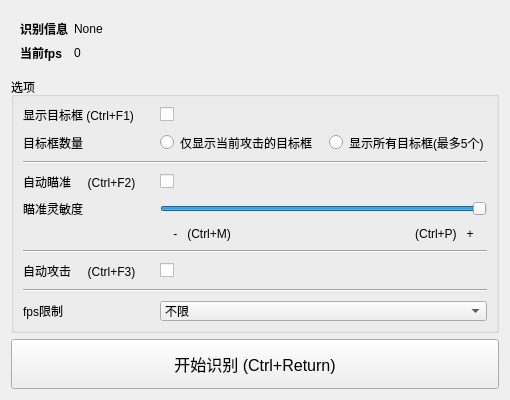
<?xml version="1.0" encoding="UTF-8"?>
<ui version="4.0">
 <class>main</class>
 <widget class="QWidget" name="main">
  <property name="enabled">
   <bool>true</bool>
  </property>
  <property name="geometry">
   <rect>
    <x>0</x>
    <y>0</y>
    <width>510</width>
    <height>400</height>
   </rect>
  </property>
  <property name="sizePolicy">
   <sizepolicy hsizetype="Preferred" vsizetype="Preferred">
    <horstretch>0</horstretch>
    <verstretch>0</verstretch>
   </sizepolicy>
  </property>
  <property name="minimumSize">
   <size>
    <width>510</width>
    <height>400</height>
   </size>
  </property>
  <property name="font">
   <font>
    <family>Arial</family>
   </font>
  </property>
  <property name="windowTitle">
   <string>守望先锋-识别</string>
  </property>
  <layout class="QVBoxLayout" name="verticalLayout">
   <item>
    <widget class="QWidget" name="widget" native="true">
     <layout class="QFormLayout" name="formLayout_2">
      <item row="0" column="0">
       <widget class="QLabel" name="label_3">
        <property name="font">
         <font>
          <family>Arial</family>
          <weight>75</weight>
          <bold>true</bold>
         </font>
        </property>
        <property name="text">
         <string>识别信息</string>
        </property>
       </widget>
      </item>
      <item row="1" column="0">
       <widget class="QLabel" name="label_4">
        <property name="font">
         <font>
          <family>Arial</family>
          <weight>75</weight>
          <bold>true</bold>
         </font>
        </property>
        <property name="text">
         <string>当前fps</string>
        </property>
       </widget>
      </item>
      <item row="0" column="1">
       <widget class="QLabel" name="info">
        <property name="text">
         <string>None</string>
        </property>
       </widget>
      </item>
      <item row="1" column="1">
       <widget class="QLabel" name="current_fps">
        <property name="text">
         <string>0</string>
        </property>
       </widget>
      </item>
     </layout>
    </widget>
   </item>
   <item>
    <widget class="QGroupBox" name="groupBox">
     <property name="sizePolicy">
      <sizepolicy hsizetype="Preferred" vsizetype="Fixed">
       <horstretch>0</horstretch>
       <verstretch>0</verstretch>
      </sizepolicy>
     </property>
     <property name="title">
      <string>选项</string>
     </property>
     <property name="flat">
      <bool>false</bool>
     </property>
     <property name="checkable">
      <bool>false</bool>
     </property>
     <layout class="QGridLayout" name="gridLayout" columnstretch="0,0,0,0" columnminimumwidth="0,0,0,0">
      <property name="horizontalSpacing">
       <number>12</number>
      </property>
      <property name="verticalSpacing">
       <number>9</number>
      </property>
      <item row="0" column="2">
       <widget class="QCheckBox" name="show_border">
        <property name="sizePolicy">
         <sizepolicy hsizetype="Fixed" vsizetype="Fixed">
          <horstretch>0</horstretch>
          <verstretch>0</verstretch>
         </sizepolicy>
        </property>
        <property name="minimumSize">
         <size>
          <width>0</width>
          <height>0</height>
         </size>
        </property>
        <property name="cursor">
         <cursorShape>PointingHandCursor</cursorShape>
        </property>
        <property name="text">
         <string/>
        </property>
        <property name="iconSize">
         <size>
          <width>16</width>
          <height>16</height>
         </size>
        </property>
       </widget>
      </item>
      <item row="8" column="0">
       <widget class="QLabel" name="aim_scale_label">
        <property name="text">
         <string>瞄准灵敏度</string>
        </property>
       </widget>
      </item>
      <item row="1" column="0">
       <widget class="QLabel" name="label_7">
        <property name="text">
         <string>目标框数量</string>
        </property>
       </widget>
      </item>
      <item row="14" column="0">
       <widget class="QLabel" name="label_2">
        <property name="text">
         <string>fps限制</string>
        </property>
       </widget>
      </item>
      <item row="6" column="0">
       <widget class="QLabel" name="label_6">
        <property name="text">
         <string>自动瞄准     (Ctrl+F2)</string>
        </property>
       </widget>
      </item>
      <item row="13" column="0" colspan="4">
       <widget class="Line" name="line_3">
        <property name="orientation">
         <enum>Qt::Horizontal</enum>
        </property>
       </widget>
      </item>
      <item row="8" column="2" colspan="2">
       <widget class="QSlider" name="aim_scale">
        <property name="maximum">
         <number>100</number>
        </property>
        <property name="value">
         <number>100</number>
        </property>
        <property name="tracking">
         <bool>true</bool>
        </property>
        <property name="orientation">
         <enum>Qt::Horizontal</enum>
        </property>
       </widget>
      </item>
      <item row="6" column="2">
       <widget class="QCheckBox" name="auto_aim">
        <property name="sizePolicy">
         <sizepolicy hsizetype="Fixed" vsizetype="Fixed">
          <horstretch>0</horstretch>
          <verstretch>0</verstretch>
         </sizepolicy>
        </property>
        <property name="cursor">
         <cursorShape>PointingHandCursor</cursorShape>
        </property>
        <property name="text">
         <string/>
        </property>
       </widget>
      </item>
      <item row="14" column="2" colspan="2">
       <widget class="QComboBox" name="select_fps">
        <item>
         <property name="text">
          <string>不限</string>
         </property>
        </item>
        <item>
         <property name="text">
          <string>10</string>
         </property>
        </item>
        <item>
         <property name="text">
          <string>20</string>
         </property>
        </item>
        <item>
         <property name="text">
          <string>30</string>
         </property>
        </item>
        <item>
         <property name="text">
          <string>40</string>
         </property>
        </item>
        <item>
         <property name="text">
          <string>50</string>
         </property>
        </item>
        <item>
         <property name="text">
          <string>60</string>
         </property>
        </item>
       </widget>
      </item>
      <item row="12" column="2">
       <widget class="QCheckBox" name="auto_attack">
        <property name="sizePolicy">
         <sizepolicy hsizetype="Fixed" vsizetype="Fixed">
          <horstretch>0</horstretch>
          <verstretch>0</verstretch>
         </sizepolicy>
        </property>
        <property name="cursor">
         <cursorShape>PointingHandCursor</cursorShape>
        </property>
        <property name="text">
         <string/>
        </property>
       </widget>
      </item>
      <item row="12" column="0">
       <widget class="QLabel" name="label">
        <property name="text">
         <string>自动攻击     (Ctrl+F3)</string>
        </property>
       </widget>
      </item>
      <item row="0" column="0">
       <widget class="QLabel" name="label_5">
        <property name="text">
         <string>显示目标框 (Ctrl+F1)</string>
        </property>
       </widget>
      </item>
      <item row="1" column="2">
       <widget class="QRadioButton" name="show_one_target">
        <property name="text">
         <string>仅显示当前攻击的目标框</string>
        </property>
        <property name="checkable">
         <bool>true</bool>
        </property>
        <property name="checked">
         <bool>false</bool>
        </property>
        <attribute name="buttonGroup">
         <string notr="true">target_border_num</string>
        </attribute>
       </widget>
      </item>
      <item row="3" column="0" colspan="4">
       <widget class="Line" name="line">
        <property name="orientation">
         <enum>Qt::Horizontal</enum>
        </property>
       </widget>
      </item>
      <item row="1" column="3">
       <widget class="QRadioButton" name="show_all_target">
        <property name="text">
         <string>显示所有目标框(最多5个)</string>
        </property>
        <attribute name="buttonGroup">
         <string notr="true">target_border_num</string>
        </attribute>
       </widget>
      </item>
      <item row="10" column="0" colspan="4">
       <widget class="Line" name="line_2">
        <property name="orientation">
         <enum>Qt::Horizontal</enum>
        </property>
       </widget>
      </item>
      <item row="9" column="2">
       <widget class="QLabel" name="label_8">
        <property name="text">
         <string>    -   (Ctrl+M)</string>
        </property>
       </widget>
      </item>
      <item row="9" column="3">
       <widget class="QLabel" name="label_9">
        <property name="text">
         <string>(Ctrl+P)   +    </string>
        </property>
        <property name="alignment">
         <set>Qt::AlignRight|Qt::AlignTrailing|Qt::AlignVCenter</set>
        </property>
       </widget>
      </item>
     </layout>
     <zorder>aim_scale</zorder>
     <zorder>label_6</zorder>
     <zorder>auto_aim</zorder>
     <zorder>aim_scale_label</zorder>
     <zorder>label_5</zorder>
     <zorder>show_border</zorder>
     <zorder>label</zorder>
     <zorder>auto_attack</zorder>
     <zorder>label_2</zorder>
     <zorder>select_fps</zorder>
     <zorder>show_one_target</zorder>
     <zorder>line</zorder>
     <zorder>line_2</zorder>
     <zorder>line_3</zorder>
     <zorder>show_all_target</zorder>
     <zorder>label_7</zorder>
     <zorder>label_8</zorder>
     <zorder>label_9</zorder>
    </widget>
   </item>
   <item>
    <widget class="QPushButton" name="start_or_stop">
     <property name="sizePolicy">
      <sizepolicy hsizetype="Preferred" vsizetype="Fixed">
       <horstretch>0</horstretch>
       <verstretch>0</verstretch>
      </sizepolicy>
     </property>
     <property name="minimumSize">
      <size>
       <width>0</width>
       <height>50</height>
      </size>
     </property>
     <property name="font">
      <font>
       <family>Arial</family>
       <pointsize>12</pointsize>
      </font>
     </property>
     <property name="cursor">
      <cursorShape>PointingHandCursor</cursorShape>
     </property>
     <property name="acceptDrops">
      <bool>false</bool>
     </property>
     <property name="autoFillBackground">
      <bool>false</bool>
     </property>
     <property name="text">
      <string>开始识别 (Ctrl+Return)</string>
     </property>
    </widget>
   </item>
  </layout>
 </widget>
 <resources/>
 <connections/>
 <buttongroups>
  <buttongroup name="target_border_num"/>
 </buttongroups>
</ui>
